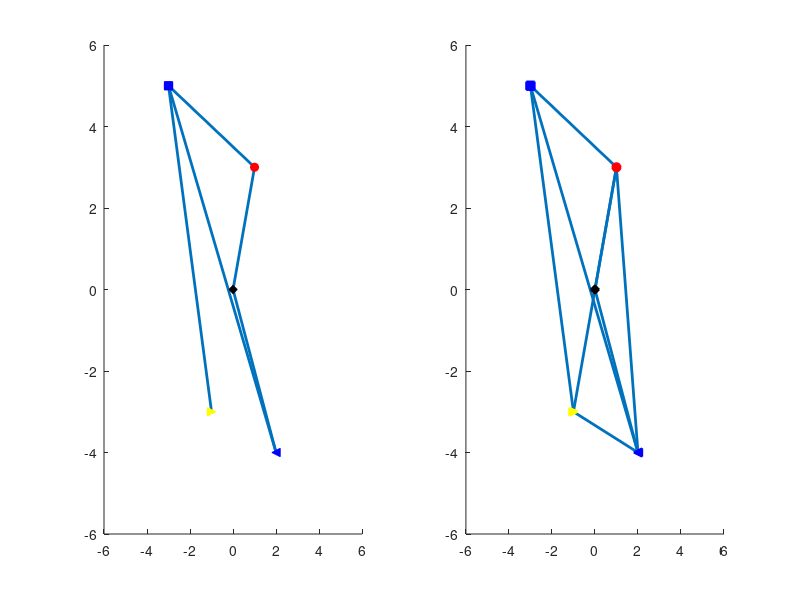

MATLAB code to generate this figure:
clc
clear all
close all
A=[1,3];
B=[-3,5];
C=[2,-4];
D=[-1,-3];
O=[0,0];
subplot(1,2,1)
hold on
AB=line([-3 1],[5 3],'LineWidth',2)
OC=line([2 0],[-4 0],'LineWidth',2)
DB=line([-3 -1],[5 -3],'LineWidth',2)
CB=line([-3 2],[5 -4],'LineWidth',2)
OA=line([1 0],[3 0],'LineWidth',2)
plot(A(1),A(2),'or','MarkerFaceColor','r','MarkerEdgeColor','r')
hold on 
plot(B(1),B(2),'sb','MarkerFaceColor','b','MarkerEdgeColor','b')
hold on 
c=plot(C(1),C(2),'<','MarkerFaceColor','b','MarkerEdgeColor','b')
plot(D(1),D(2),'>y','MarkerFaceColor','y','MarkerEdgeColor','y')
plot(O(1),O(2),'dk','MarkerFaceColor','k','MarkerEdgeColor','k')  
xlim([-6 6])
ylim([-6 6])

subplot(1,2,2)
AB=line([-3 1],[5 3],'LineWidth',2)
BC=line([2 -3],[-4 5],'LineWidth',2)
AC=line([2 1],[-4 3],'LineWidth',2)
BD=line([-1 -3],[-3 5],'LineWidth',2)
AD=line([-1 1],[-3 3],'LineWidth',2)
CD=line([-1 2],[-3 -4],'LineWidth',2)
AO=line([0 1],[0 3],'LineWidth',2)
OC=line([2 0],[-4 0],'LineWidth',2)
hold on
plot(A(1),A(2),'or','MarkerFaceColor','r','MarkerEdgeColor','r','LineWidth',1.5)
hold on 
plot(B(1),B(2),'sb','MarkerFaceColor','b','MarkerEdgeColor','b','LineWidth',1.5)
hold on 
plot(C(1),C(2),'<','MarkerFaceColor','b','MarkerEdgeColor','b','LineWidth',1.5)
hold on
plot(D(1),D(2),'>y','MarkerFaceColor','y','MarkerEdgeColor','y','LineWidth',1.5)
hold on
plot(O(1),O(2),'dk','MarkerFaceColor','k','MarkerEdgeColor','k','LineWidth',1.5)  
xlim([-6 6])
ylim([-6 6])
